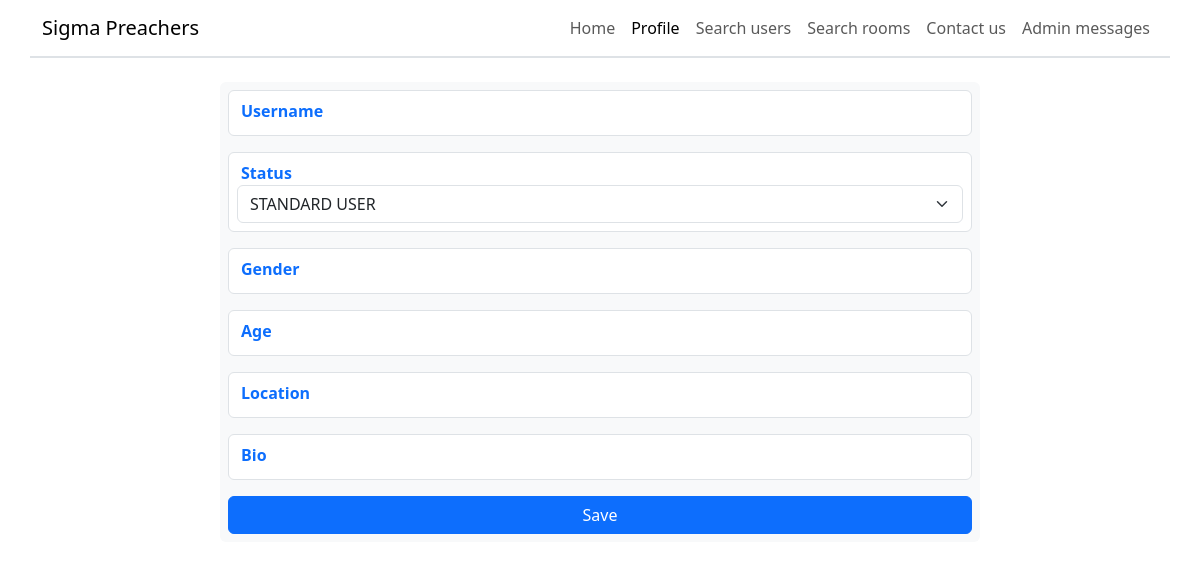
Page /promote_user/3 (signed in) on the earlier database version.
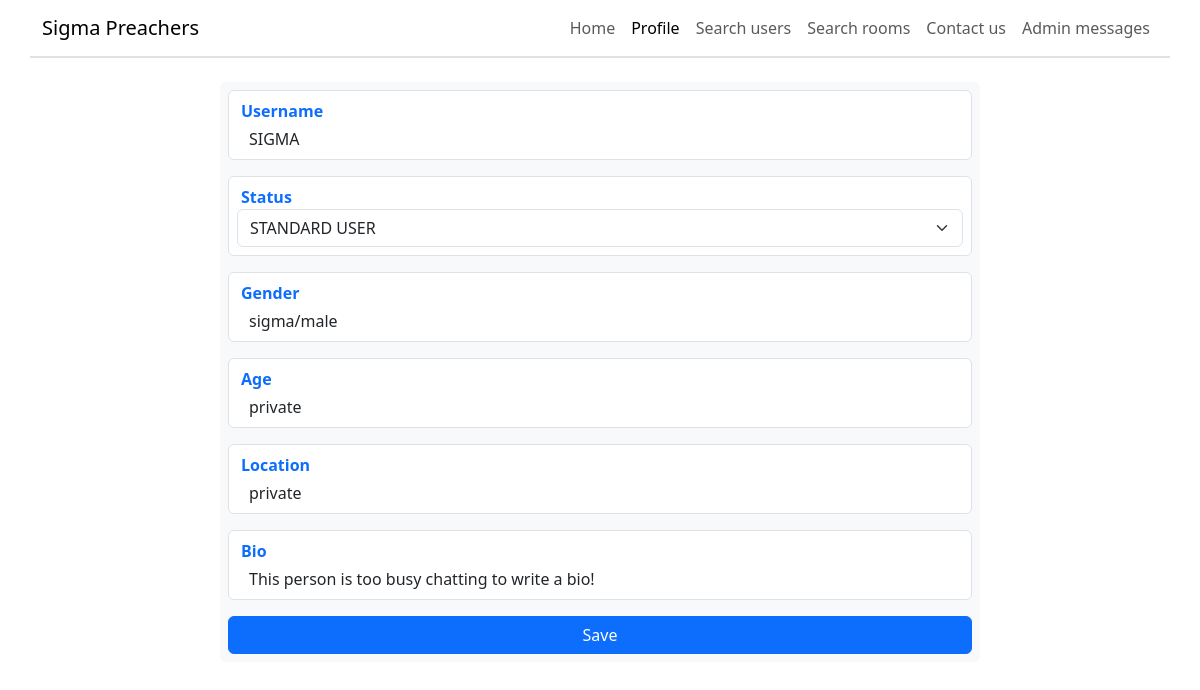
Same page on the later database version.
### project/database/create_db.py (models this page shows)
class User(UserMixin, db.Model):
    __tablename__ = "users"
    id = db.Column(db.Integer, primary_key=True, autoincrement=True)
    username = db.Column(db.String(67), unique=True, nullable=False)
    password = db.Column(db.Integer, nullable=False)  # Only store password hash
    status = db.Column(db.String(20), default="STANDARD USER", nullable=False)
    gender = db.Column(db.String(67), default="sigma/male", nullable=False)
    age = db.Column(db.Integer, default=-1, nullable=False)
    location = db.Column(db.String(67), default="private", nullable=False)
    bio = db.Column(
        db.String(255),
        default="This person is too busy chatting to write a bio!",
        nullable=False,
    )
    banned = db.Column(db.Boolean, default=False, nullable=False)
    ban_end = db.Column(db.Integer, default=int(datetime.now().timestamp()))
    colour = db.Column(db.String(255), default="Blue", nullable=False)
    room_access = db.relationship("RoomAccess", backref="user")
    admin_messages = db.relationship("AdminMessage", backref="user")
    room_message = db.relationship("RoomMessage", backref="user")

### project/routes/promote_user.py (the view)
@promote_user_bp.route("/promote_user/<int:user_id>", methods=["GET", "POST"])
@login_required
def promote_user(user_id: int):
    if current_user.status != "MASTER":
        flash("You do not have access to that page.", "warning")
        return redirect(url_for("home.home"))
    form = PromoteUserForm()
    service = PromoteUserService(user_id)
    user_data = service.get_user_object()
    if not form.validate_on_submit():
        return render_template(
            "promote_user.html", form=form, user_details=user_data
        )
    new_status = form.status.data
    service.promote_user(new_status)
    return redirect(url_for("view_profile.view_profile", id=user_id))

### project/forms/promote_user.py
class PromoteUserForm(FlaskForm):
    status = SelectField(
        "Status",
        choices=[
            ("STANDARD USER", "STANDARD USER"),
            ("ADMIN", "ADMIN"),
        ],
        validators=[DataRequired()],
    )
    submit = SubmitField("Save")

### project/database/select_db.py (called while the page is built)
    @staticmethod
    def select_user_with_id(user_id: int) -> User | None:
        found_user = User.query.filter(User.id == user_id).first()
        if found_user is None:
            return None
        if type(found_user.ban_end) == str:
            return found_user
        found_user.ban_end = datetime.fromtimestamp(
            found_user.ban_end
        ).strftime("%d/%m/%Y")
        return found_user

### project/services/promote_user.py (called while the page is built)
    def get_user_object(self) -> User | None:
        return Select.select_user_with_id(self.user_id)

### project/templates/promote_user.html (shortened to what this page needs)
{% extends "base_header.html" %}
{% block main %}
<main class="mt-4">
    <div class="row d-flex justify-content-center mb-5">
        <form action="/promote_user/{{ user_details.id }}" class="bg-light rounded p-2 mb-5 col-sm-8" method="post">
            <div class="d-flex flex-column row border py-2 mx-0 rounded mb-3" style="background-color: white;">
                <p class="text-primary fw-bold ms-0 my-0">Username</p>
                <p class="mt-1 ms-2 mb-0">{{ user_details.username }}</p>
            </div>
            <div class="d-flex flex-column row border py-2 px-2 mx-0 rounded mb-3" style="background-color: white;">
                <p class="text-primary fw-bold ms-0 my-0 ps-1">Status</p>
                {{ form.status(class="form-select") }}
            </div>
            <div class="d-flex flex-column row border py-2 mx-0 rounded mb-3" style="background-color: white;">
                <p class="text-primary fw-bold ms-0 my-0">Gender</p>
                <p class="mt-1 ms-2 mb-0">{{ user_details.gender }}</p>
            </div>
            <div class="d-flex flex-column row border py-2 mx-0 rounded mb-3" style="background-color: white;">
                <p class="text-primary fw-bold ms-0 my-0">Age</p>
                {% if user_details.age == -1 %}
                <p class="mt-1 ms-2 mb-0">private</p>
                {% else %}
                <p class="mt-1 ms-2 mb-0">{{ user_details.age }}</p>
                {% endif %}
            </div>
            <div class="d-flex flex-column row border py-2 mx-0 rounded mb-3" style="background-color: white;">
                <p class="text-primary fw-bold ms-0 my-0">Location</p>
                <p class="mt-1 ms-2 mb-0">{{ user_details.location }}</p>
            </div>
            <div class="d-flex flex-column row border py-2 mx-0 rounded mb-3" style="background-color: white;">
                <p class="text-primary fw-bold ms-0 my-0">Bio</p>
                <p class="mt-1 ms-2 mb-0 text-break">{{ user_details.bio }}</p>
            </div>
            <div style="width: 100%">
                {{ form.submit(class="btn btn-primary mx-auto px-5", style="width: 100%") }}
            </div>
        </form>
    </div>
</main>
{% endblock %}

Differences in the rows shown:
added User: username "SIGMA", gender "sigma/male", location "private", bio "This person is too busy chatting to write a bio!"
Other differences:
text now shown: "private"
